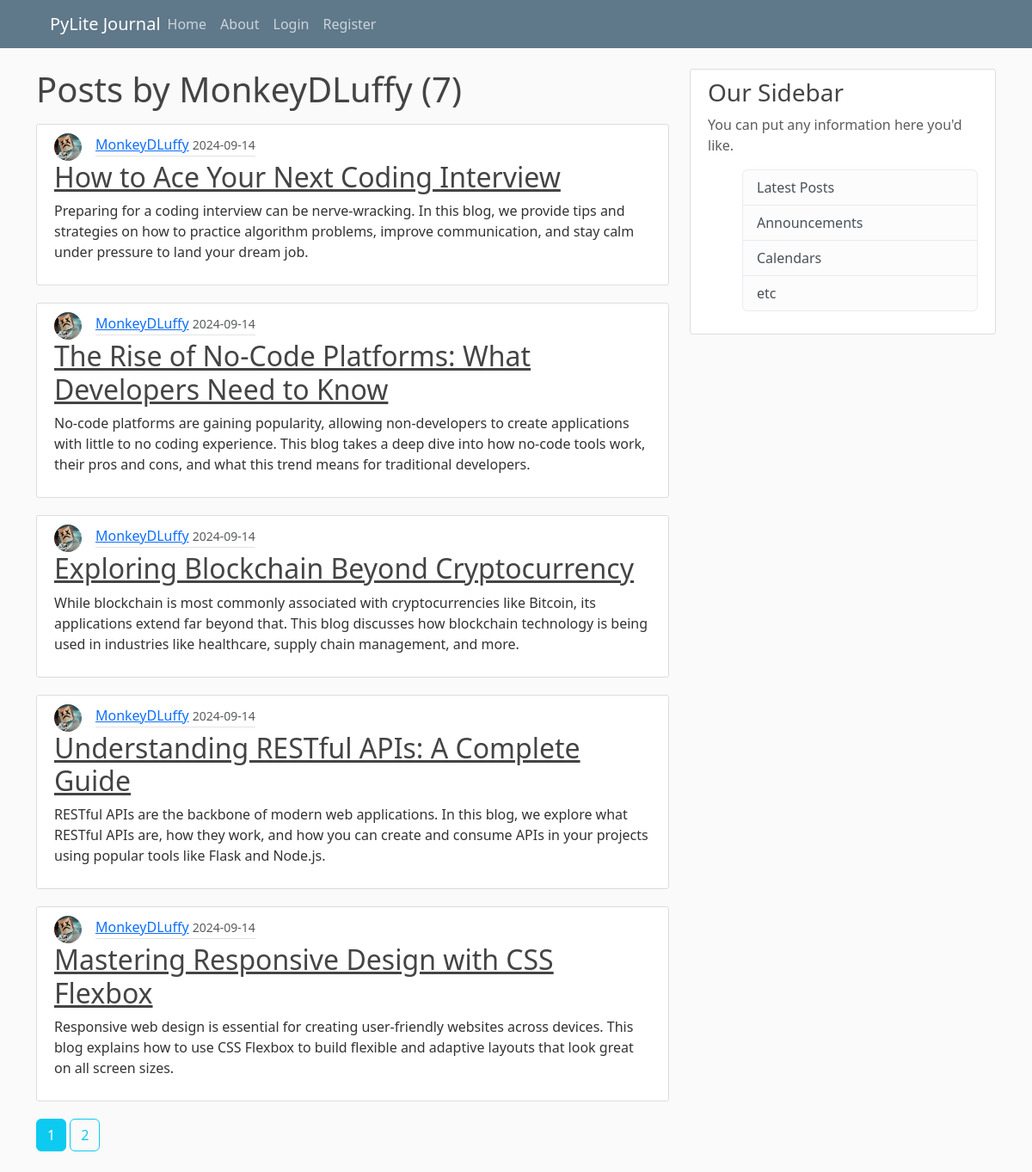
The page /user/MonkeyDLuffy on the database as committed earlier.
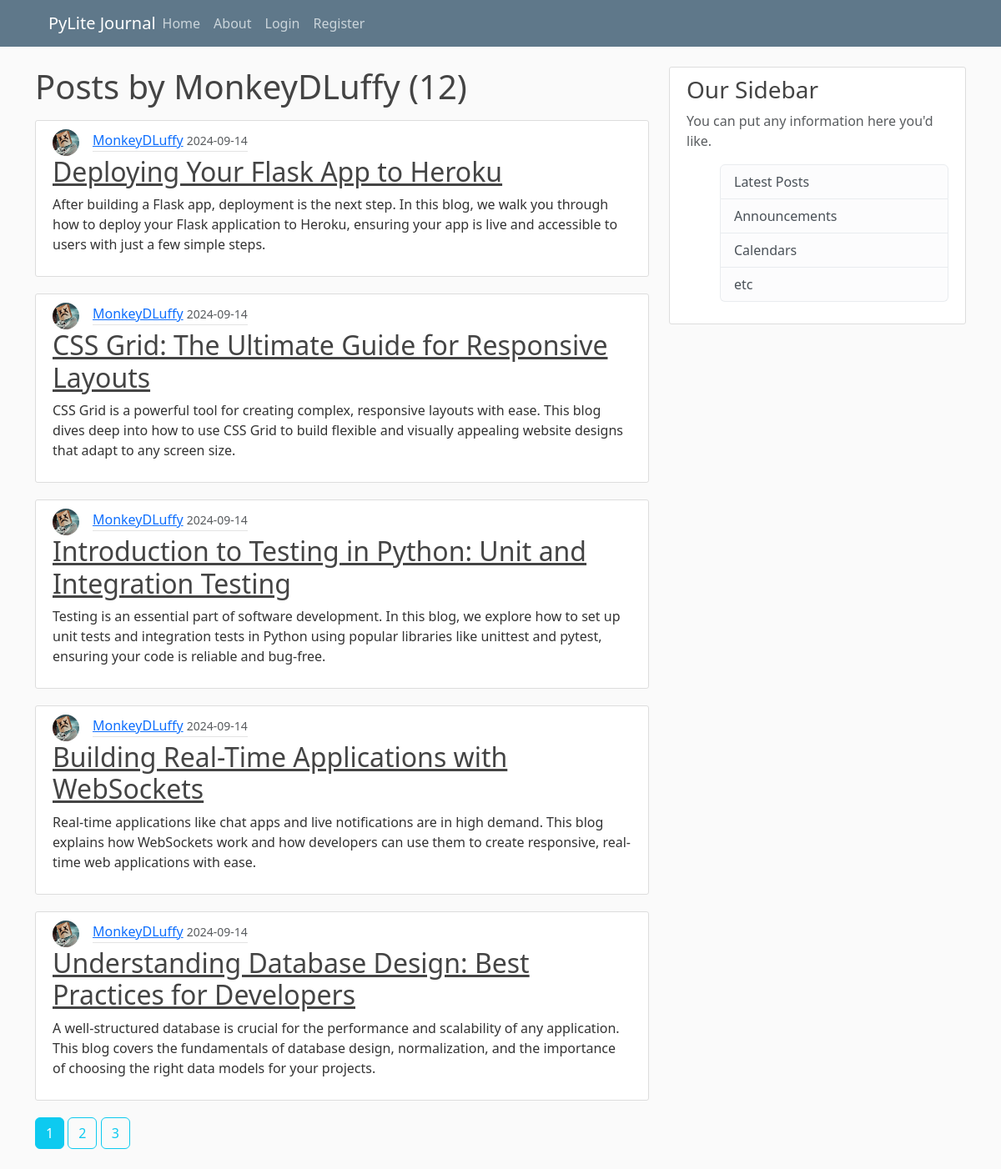
The same page on the database as committed later.
### flask_blog/models.py (models this page shows, shortened)
class Post(db.Model):
  id = db.Column(db.Integer, primary_key=True)
  title = db.Column(db.String(100), nullable=False)
  date = db.Column(db.DateTime, nullable=False, default=datetime.now)
  content = db.Column(db.Text, nullable=False)
  user_id = db.Column(db.Integer, db.ForeignKey('user.id'), nullable=False)

class User(db.Model, UserMixin):
  id = db.Column(db.Integer, primary_key=True)
  username = db.Column(db.String(20), unique=True, nullable=False)
  email = db.Column(db.String(120), unique=True, nullable=False)
  image_file = db.Column(db.String(20), nullable=False, default='default.jpg')
  password = db.Column(db.String(60), nullable=False)
  posts = db.relationship('Post', backref='author', lazy=True)

### flask_blog/routes.py (the view)
@app.route("/user/<string:username>")
def user_posts(username):
  page = request.args.get('page', 1, type=int)
  user = User.query.filter_by(username=username).first_or_404()
  posts = Post.query.filter_by(author=user)\
    .order_by(Post.date.desc())\
    .paginate(page=page, per_page=5)
  return render_template('user_posts.html', posts=posts, title='Home', user=user)

### flask_blog/templates/user_posts.html
{% extends "layout.html" %}
{% block content %}
  <h1 class="mb-3">Posts by {{ user.username }} ({{ posts.total }})</h1>
  {% for post in posts.items %}
  <article class="media content-section">
    <div class="media-body">
      <div style="display: flex; align-items: center;">
        <img class="rounded-circle article-img"
          src="{{ url_for('static', filename='profile_pictures/' + post.author.image_file) }}" alt="" style="width: 2rem; height: 2rem;">
        <div class="article-metadata">
          <a class="mr-2" href="{{ url_for('user_posts', username=post.author.username) }}">{{ post.author.username }}</a>
          <small class="text-muted">{{ post.date.strftime('%Y-%m-%d') }}</small>
        </div></div>
      <h2><a class="article-title" href="{{ url_for('post', post_id=post.id) }}">{{ post.title }}</a></h2>
      <p class="article-content">{{ post.content }}</p>
    </div>
  </article>
  {% endfor %}
  {% for page_num in posts.iter_pages(left_edge=1, right_edge=1, left_current=1, right_current=2) %}
    {% if page_num %}
      {% if posts.page == page_num %}
        <a class="btn btn-info mb-4 text-white" href="{{ url_for('user_posts', username=user.username, page=page_num) }}">{{ page_num }}</a>
      {% else %}
        <a class="btn btn-outline-info mb-4" href="{{ url_for('user_posts', username=user.username, page=page_num) }}">{{ page_num }}</a>
      {% endif %}
    {% else %}
      ...
    {% endif %}
  {% endfor %}
{% endblock content %}

Rows that differ between the two databases and show on the page:
no longer on this page (row unchanged): Post: image_file (picture), author.username "MonkeyDLuffy", date "2024-09-14", title "How to Ace Your Next Coding Interview", content "Preparing for a coding interview can be nerve-wracking. In this blog, we provide tips and strategies on how to practice algorithm problems, improve communication, and stay calm under pressure to land your dream job."
no longer on this page (row unchanged): Post: image_file (picture), author.username "MonkeyDLuffy", date "2024-09-14", title "The Rise of No-Code Platforms: What Developers Need to Know", content "No-code platforms are gaining popularity, allowing non-developers to create applications with little to no coding experience. This blog takes a deep dive into how no-code tools work, their pros and cons, and what this trend means for traditional developers."
no longer on this page (row unchanged): Post: image_file (picture), author.username "MonkeyDLuffy", date "2024-09-14", title "Exploring Blockchain Beyond Cryptocurrency", content "While blockchain is most commonly associated with cryptocurrencies like Bitcoin, its applications extend far beyond that. This blog discusses how blockchain technology is being used in industries like healthcare, supply chain management, and more."
no longer on this page (row unchanged): Post: image_file (picture), author.username "MonkeyDLuffy", date "2024-09-14", title "Understanding RESTful APIs: A Complete Guide", content "RESTful APIs are the backbone of modern web applications. In this blog, we explore what RESTful APIs are, how they work, and how you can create and consume APIs in your projects using popular tools like Flask and Node.js."
no longer on this page (row unchanged): Post: image_file (picture), author.username "MonkeyDLuffy", date "2024-09-14", title "Mastering Responsive Design with CSS Flexbox", content "Responsive web design is essential for creating user-friendly websites across devices. This blog explains how to use CSS Flexbox to build flexible and adaptive layouts that look great on all screen sizes."
added Post: image_file (picture), author.username "MonkeyDLuffy", date "2024-09-14", title "Deploying Your Flask App to Heroku", content "After building a Flask app, deployment is the next step. In this blog, we walk you through how to deploy your Flask application to Heroku, ensuring your app is live and accessible to users with just a few simple steps."
added Post: image_file (picture), author.username "MonkeyDLuffy", date "2024-09-14", title "CSS Grid: The Ultimate Guide for Responsive Layouts", content "CSS Grid is a powerful tool for creating complex, responsive layouts with ease. This blog dives deep into how to use CSS Grid to build flexible and visually appealing website designs that adapt to any screen size."
added Post: image_file (picture), author.username "MonkeyDLuffy", date "2024-09-14", title "Introduction to Testing in Python: Unit and Integration Testing", content "Testing is an essential part of software development. In this blog, we explore how to set up unit tests and integration tests in Python using popular libraries like unittest and pytest, ensuring your code is reliable and bug-free."
added Post: image_file (picture), author.username "MonkeyDLuffy", date "2024-09-14", title "Building Real-Time Applications with WebSockets", content "Real-time applications like chat apps and live notifications are in high demand. This blog explains how WebSockets work and how developers can use them to create responsive, real-time web applications with ease."
added Post: image_file (picture), author.username "MonkeyDLuffy", date "2024-09-14", title "Understanding Database Design: Best Practices for Developers", content "A well-structured database is crucial for the performance and scalability of any application. This blog covers the fundamentals of database design, normalization, and the importance of choosing the right data models for your projects."
Other text that changed with them:
{{ posts.total }}: "7" → "12"
new list line: "3"
